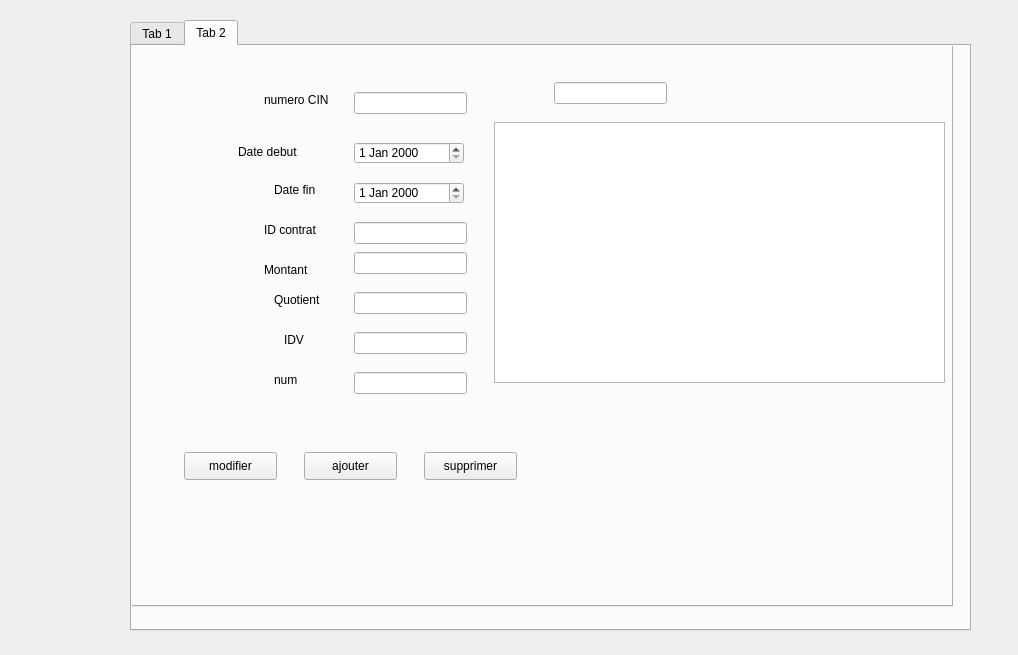
<?xml version="1.0" encoding="UTF-8"?>
<ui version="4.0">
 <class>Dialog_Reclamation</class>
 <widget class="QDialog" name="Dialog_Reclamation">
  <property name="geometry">
   <rect>
    <x>0</x>
    <y>0</y>
    <width>1018</width>
    <height>655</height>
   </rect>
  </property>
  <property name="windowTitle">
   <string>Dialog</string>
  </property>
  <widget class="QTabWidget" name="tabWidget">
   <property name="geometry">
    <rect>
     <x>130</x>
     <y>20</y>
     <width>841</width>
     <height>611</height>
    </rect>
   </property>
   <property name="currentIndex">
    <number>1</number>
   </property>
   <widget class="QWidget" name="tab">
    <attribute name="title">
     <string>Tab 1</string>
    </attribute>
    <widget class="QLineEdit" name="DESC">
     <property name="geometry">
      <rect>
       <x>450</x>
       <y>130</y>
       <width>171</width>
       <height>61</height>
      </rect>
     </property>
     <property name="text">
      <string/>
     </property>
    </widget>
    <widget class="QLabel" name="label_2">
     <property name="geometry">
      <rect>
       <x>360</x>
       <y>130</y>
       <width>47</width>
       <height>13</height>
      </rect>
     </property>
     <property name="text">
      <string>Desc</string>
     </property>
    </widget>
    <widget class="QLabel" name="label_5">
     <property name="geometry">
      <rect>
       <x>360</x>
       <y>260</y>
       <width>47</width>
       <height>13</height>
      </rect>
     </property>
     <property name="text">
      <string>CIN E</string>
     </property>
    </widget>
    <widget class="QPushButton" name="ajouter">
     <property name="geometry">
      <rect>
       <x>380</x>
       <y>310</y>
       <width>75</width>
       <height>23</height>
      </rect>
     </property>
     <property name="text">
      <string>ajouter</string>
     </property>
    </widget>
    <widget class="QLineEdit" name="IDV">
     <property name="geometry">
      <rect>
       <x>450</x>
       <y>230</y>
       <width>181</width>
       <height>20</height>
      </rect>
     </property>
    </widget>
    <widget class="QLabel" name="label_6">
     <property name="geometry">
      <rect>
       <x>360</x>
       <y>230</y>
       <width>47</width>
       <height>13</height>
      </rect>
     </property>
     <property name="text">
      <string>ID V</string>
     </property>
    </widget>
    <widget class="QLineEdit" name="CINC">
     <property name="geometry">
      <rect>
       <x>450</x>
       <y>200</y>
       <width>181</width>
       <height>20</height>
      </rect>
     </property>
    </widget>
    <widget class="QPushButton" name="supprimer">
     <property name="geometry">
      <rect>
       <x>560</x>
       <y>310</y>
       <width>75</width>
       <height>23</height>
      </rect>
     </property>
     <property name="text">
      <string>supprimer</string>
     </property>
    </widget>
    <widget class="QLineEdit" name="search">
     <property name="geometry">
      <rect>
       <x>20</x>
       <y>30</y>
       <width>113</width>
       <height>20</height>
      </rect>
     </property>
    </widget>
    <widget class="QLineEdit" name="CINE">
     <property name="geometry">
      <rect>
       <x>450</x>
       <y>260</y>
       <width>181</width>
       <height>20</height>
      </rect>
     </property>
    </widget>
    <widget class="QLabel" name="label_4">
     <property name="geometry">
      <rect>
       <x>360</x>
       <y>200</y>
       <width>47</width>
       <height>13</height>
      </rect>
     </property>
     <property name="text">
      <string>CIN C</string>
     </property>
    </widget>
    <widget class="QLabel" name="label">
     <property name="geometry">
      <rect>
       <x>360</x>
       <y>70</y>
       <width>47</width>
       <height>13</height>
      </rect>
     </property>
     <property name="text">
      <string>ID</string>
     </property>
    </widget>
    <widget class="QTableView" name="data">
     <property name="geometry">
      <rect>
       <x>20</x>
       <y>60</y>
       <width>321</width>
       <height>281</height>
      </rect>
     </property>
    </widget>
    <widget class="QLineEdit" name="ID">
     <property name="geometry">
      <rect>
       <x>450</x>
       <y>70</y>
       <width>181</width>
       <height>20</height>
      </rect>
     </property>
    </widget>
    <widget class="QPushButton" name="modifier">
     <property name="geometry">
      <rect>
       <x>470</x>
       <y>310</y>
       <width>75</width>
       <height>23</height>
      </rect>
     </property>
     <property name="text">
      <string>modifier</string>
     </property>
    </widget>
   </widget>
   <widget class="QWidget" name="tab_2">
    <attribute name="title">
     <string>Tab 2</string>
    </attribute>
    <widget class="QLineEdit" name="lineEdit">
     <property name="geometry">
      <rect>
       <x>260</x>
       <y>50</y>
       <width>113</width>
       <height>22</height>
      </rect>
     </property>
    </widget>
    <widget class="QLineEdit" name="lineEdit_2">
     <property name="geometry">
      <rect>
       <x>260</x>
       <y>100</y>
       <width>113</width>
       <height>22</height>
      </rect>
     </property>
    </widget>
    <widget class="QLineEdit" name="lineEdit_3">
     <property name="geometry">
      <rect>
       <x>260</x>
       <y>140</y>
       <width>113</width>
       <height>22</height>
      </rect>
     </property>
    </widget>
    <widget class="QLineEdit" name="lineEdit_4">
     <property name="geometry">
      <rect>
       <x>260</x>
       <y>180</y>
       <width>113</width>
       <height>22</height>
      </rect>
     </property>
    </widget>
    <widget class="QLineEdit" name="lineEdit_5">
     <property name="geometry">
      <rect>
       <x>260</x>
       <y>210</y>
       <width>113</width>
       <height>22</height>
      </rect>
     </property>
    </widget>
    <widget class="QLineEdit" name="lineEdit_6">
     <property name="geometry">
      <rect>
       <x>260</x>
       <y>250</y>
       <width>113</width>
       <height>22</height>
      </rect>
     </property>
    </widget>
    <widget class="QLabel" name="label_3">
     <property name="geometry">
      <rect>
       <x>170</x>
       <y>50</y>
       <width>55</width>
       <height>16</height>
      </rect>
     </property>
     <property name="text">
      <string>TextLabel</string>
     </property>
    </widget>
    <widget class="QLabel" name="label_7">
     <property name="geometry">
      <rect>
       <x>190</x>
       <y>100</y>
       <width>55</width>
       <height>16</height>
      </rect>
     </property>
     <property name="text">
      <string>TextLabel</string>
     </property>
    </widget>
    <widget class="QLabel" name="label_8">
     <property name="geometry">
      <rect>
       <x>180</x>
       <y>140</y>
       <width>55</width>
       <height>16</height>
      </rect>
     </property>
     <property name="text">
      <string>TextLabel</string>
     </property>
    </widget>
    <widget class="QLabel" name="label_9">
     <property name="geometry">
      <rect>
       <x>170</x>
       <y>180</y>
       <width>55</width>
       <height>16</height>
      </rect>
     </property>
     <property name="text">
      <string>TextLabel</string>
     </property>
    </widget>
    <widget class="QLabel" name="label_10">
     <property name="geometry">
      <rect>
       <x>170</x>
       <y>220</y>
       <width>55</width>
       <height>16</height>
      </rect>
     </property>
     <property name="text">
      <string>TextLabel</string>
     </property>
    </widget>
    <widget class="QLabel" name="label_11">
     <property name="geometry">
      <rect>
       <x>180</x>
       <y>250</y>
       <width>55</width>
       <height>16</height>
      </rect>
     </property>
     <property name="text">
      <string>TextLabel</string>
     </property>
    </widget>
    <widget class="QTabWidget" name="tabWidget_2">
     <property name="geometry">
      <rect>
       <x>-40</x>
       <y>-30</y>
       <width>861</width>
       <height>591</height>
      </rect>
     </property>
     <property name="currentIndex">
      <number>1</number>
     </property>
     <widget class="QWidget" name="tab_3">
      <attribute name="title">
       <string>Tab 1</string>
      </attribute>
      <widget class="QLineEdit" name="DESC_2">
       <property name="geometry">
        <rect>
         <x>450</x>
         <y>130</y>
         <width>171</width>
         <height>61</height>
        </rect>
       </property>
       <property name="text">
        <string/>
       </property>
      </widget>
      <widget class="QLabel" name="label_12">
       <property name="geometry">
        <rect>
         <x>360</x>
         <y>130</y>
         <width>47</width>
         <height>13</height>
        </rect>
       </property>
       <property name="text">
        <string>Desc</string>
       </property>
      </widget>
      <widget class="QLabel" name="label_13">
       <property name="geometry">
        <rect>
         <x>360</x>
         <y>260</y>
         <width>47</width>
         <height>13</height>
        </rect>
       </property>
       <property name="text">
        <string>CIN E</string>
       </property>
      </widget>
      <widget class="QPushButton" name="ajouter_2">
       <property name="geometry">
        <rect>
         <x>380</x>
         <y>310</y>
         <width>75</width>
         <height>23</height>
        </rect>
       </property>
       <property name="text">
        <string>ajouter</string>
       </property>
      </widget>
      <widget class="QLineEdit" name="IDV_2">
       <property name="geometry">
        <rect>
         <x>450</x>
         <y>230</y>
         <width>181</width>
         <height>20</height>
        </rect>
       </property>
      </widget>
      <widget class="QLabel" name="label_14">
       <property name="geometry">
        <rect>
         <x>360</x>
         <y>230</y>
         <width>47</width>
         <height>13</height>
        </rect>
       </property>
       <property name="text">
        <string>ID V</string>
       </property>
      </widget>
      <widget class="QLineEdit" name="CINC_2">
       <property name="geometry">
        <rect>
         <x>450</x>
         <y>200</y>
         <width>181</width>
         <height>20</height>
        </rect>
       </property>
      </widget>
      <widget class="QPushButton" name="supprimer_2">
       <property name="geometry">
        <rect>
         <x>560</x>
         <y>310</y>
         <width>75</width>
         <height>23</height>
        </rect>
       </property>
       <property name="text">
        <string>supprimer</string>
       </property>
      </widget>
      <widget class="QLineEdit" name="search_2">
       <property name="geometry">
        <rect>
         <x>20</x>
         <y>30</y>
         <width>113</width>
         <height>20</height>
        </rect>
       </property>
      </widget>
      <widget class="QLineEdit" name="CINE_2">
       <property name="geometry">
        <rect>
         <x>450</x>
         <y>260</y>
         <width>181</width>
         <height>20</height>
        </rect>
       </property>
      </widget>
      <widget class="QLabel" name="label_15">
       <property name="geometry">
        <rect>
         <x>360</x>
         <y>200</y>
         <width>47</width>
         <height>13</height>
        </rect>
       </property>
       <property name="text">
        <string>CIN C</string>
       </property>
      </widget>
      <widget class="QLabel" name="label_16">
       <property name="geometry">
        <rect>
         <x>360</x>
         <y>70</y>
         <width>47</width>
         <height>13</height>
        </rect>
       </property>
       <property name="text">
        <string>ID</string>
       </property>
      </widget>
      <widget class="QTableView" name="data_2">
       <property name="geometry">
        <rect>
         <x>20</x>
         <y>60</y>
         <width>321</width>
         <height>281</height>
        </rect>
       </property>
      </widget>
      <widget class="QLineEdit" name="ID_2">
       <property name="geometry">
        <rect>
         <x>450</x>
         <y>70</y>
         <width>181</width>
         <height>20</height>
        </rect>
       </property>
      </widget>
      <widget class="QPushButton" name="modifier_2">
       <property name="geometry">
        <rect>
         <x>470</x>
         <y>310</y>
         <width>75</width>
         <height>23</height>
        </rect>
       </property>
       <property name="text">
        <string>modifier</string>
       </property>
      </widget>
     </widget>
     <widget class="QWidget" name="tab_4">
      <attribute name="title">
       <string>Tab 2</string>
      </attribute>
      <widget class="QLineEdit" name="CINC_3">
       <property name="geometry">
        <rect>
         <x>260</x>
         <y>50</y>
         <width>113</width>
         <height>22</height>
        </rect>
       </property>
      </widget>
      <widget class="QLineEdit" name="IDC">
       <property name="geometry">
        <rect>
         <x>260</x>
         <y>180</y>
         <width>113</width>
         <height>22</height>
        </rect>
       </property>
      </widget>
      <widget class="QLineEdit" name="MONTANT">
       <property name="geometry">
        <rect>
         <x>260</x>
         <y>210</y>
         <width>113</width>
         <height>22</height>
        </rect>
       </property>
      </widget>
      <widget class="QLineEdit" name="QUOTIENT">
       <property name="geometry">
        <rect>
         <x>260</x>
         <y>250</y>
         <width>113</width>
         <height>22</height>
        </rect>
       </property>
      </widget>
      <widget class="QLabel" name="label_17">
       <property name="geometry">
        <rect>
         <x>170</x>
         <y>50</y>
         <width>71</width>
         <height>16</height>
        </rect>
       </property>
       <property name="text">
        <string>numero CIN</string>
       </property>
      </widget>
      <widget class="QLabel" name="label_18">
       <property name="geometry">
        <rect>
         <x>144</x>
         <y>100</y>
         <width>101</width>
         <height>20</height>
        </rect>
       </property>
       <property name="text">
        <string>Date debut</string>
       </property>
      </widget>
      <widget class="QLabel" name="label_19">
       <property name="geometry">
        <rect>
         <x>180</x>
         <y>140</y>
         <width>55</width>
         <height>16</height>
        </rect>
       </property>
       <property name="text">
        <string>Date fin</string>
       </property>
      </widget>
      <widget class="QLabel" name="label_20">
       <property name="geometry">
        <rect>
         <x>170</x>
         <y>180</y>
         <width>55</width>
         <height>16</height>
        </rect>
       </property>
       <property name="text">
        <string>ID contrat</string>
       </property>
      </widget>
      <widget class="QLabel" name="label_21">
       <property name="geometry">
        <rect>
         <x>170</x>
         <y>220</y>
         <width>55</width>
         <height>16</height>
        </rect>
       </property>
       <property name="text">
        <string>Montant</string>
       </property>
      </widget>
      <widget class="QLabel" name="label_22">
       <property name="geometry">
        <rect>
         <x>180</x>
         <y>250</y>
         <width>55</width>
         <height>16</height>
        </rect>
       </property>
       <property name="text">
        <string>Quotient</string>
       </property>
      </widget>
      <widget class="QLineEdit" name="IDV_3">
       <property name="geometry">
        <rect>
         <x>260</x>
         <y>290</y>
         <width>113</width>
         <height>22</height>
        </rect>
       </property>
      </widget>
      <widget class="QLabel" name="label_23">
       <property name="geometry">
        <rect>
         <x>190</x>
         <y>290</y>
         <width>55</width>
         <height>16</height>
        </rect>
       </property>
       <property name="text">
        <string>IDV</string>
       </property>
      </widget>
      <widget class="QLineEdit" name="NUM">
       <property name="geometry">
        <rect>
         <x>260</x>
         <y>330</y>
         <width>113</width>
         <height>22</height>
        </rect>
       </property>
      </widget>
      <widget class="QLabel" name="label_24">
       <property name="geometry">
        <rect>
         <x>180</x>
         <y>330</y>
         <width>55</width>
         <height>16</height>
        </rect>
       </property>
       <property name="text">
        <string>num</string>
       </property>
      </widget>
      <widget class="QPushButton" name="AJOUTERC">
       <property name="geometry">
        <rect>
         <x>210</x>
         <y>410</y>
         <width>93</width>
         <height>28</height>
        </rect>
       </property>
       <property name="text">
        <string>ajouter</string>
       </property>
      </widget>
      <widget class="QPushButton" name="Supprimerc">
       <property name="geometry">
        <rect>
         <x>330</x>
         <y>410</y>
         <width>93</width>
         <height>28</height>
        </rect>
       </property>
       <property name="text">
        <string>supprimer</string>
       </property>
      </widget>
      <widget class="QPushButton" name="modifierc">
       <property name="geometry">
        <rect>
         <x>90</x>
         <y>410</y>
         <width>93</width>
         <height>28</height>
        </rect>
       </property>
       <property name="text">
        <string>modifier</string>
       </property>
      </widget>
      <widget class="QTableView" name="data2">
       <property name="geometry">
        <rect>
         <x>400</x>
         <y>80</y>
         <width>451</width>
         <height>261</height>
        </rect>
       </property>
      </widget>
      <widget class="QDateEdit" name="DATEDEBUT">
       <property name="geometry">
        <rect>
         <x>260</x>
         <y>100</y>
         <width>110</width>
         <height>22</height>
        </rect>
       </property>
      </widget>
      <widget class="QDateEdit" name="DATEFIN">
       <property name="geometry">
        <rect>
         <x>260</x>
         <y>140</y>
         <width>110</width>
         <height>22</height>
        </rect>
       </property>
      </widget>
      <widget class="QLineEdit" name="searchc">
       <property name="geometry">
        <rect>
         <x>460</x>
         <y>40</y>
         <width>113</width>
         <height>22</height>
        </rect>
       </property>
      </widget>
     </widget>
    </widget>
   </widget>
  </widget>
 </widget>
 <resources/>
 <connections/>
</ui>
